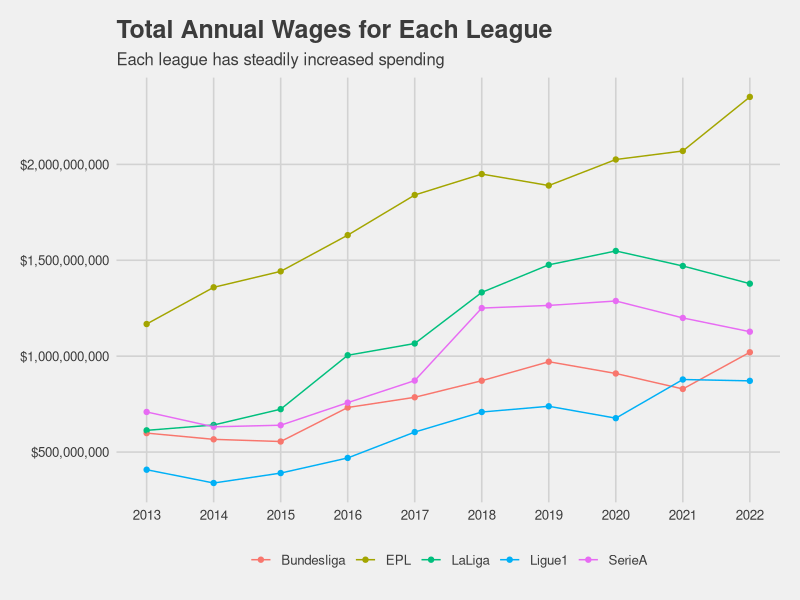

This figure's R source:
## ---- chunk 1
# upload necessary libraries
library(readxl)
library(tidyverse)
library(writexl)
library(stringr)
library(ggthemes)
## ---- chunk 2
# read the excel file as a csv
top5 <- read_excel("Top5Leagues_Payroll.xlsx")
## ---- chunk 3
# select the necessary columns and create a data frame where there is the total money spent of each league across seasons
a <- top5 |>
  select(-c("# Pl", "Weekly Wages", "% Estimated", "Squad (again)")) |>
  mutate(annual = str_extract(`Annual Wages`, "\\$[0-9,]+")) |>
  mutate(annual = as.numeric(gsub("[$,]", "", annual))) |>
  select(-`Annual Wages`) |>
  filter(Season >= 2013) |>
  summarise(.by = c(League, Season), total = sum(annual))
## ---- chunk 4
# plot the graph
a |>
  ggplot(aes(x = Season, y = total, color = League)) +
  geom_point() +
  geom_line() +
  scale_y_continuous(labels = scales::dollar_format()) +
  scale_x_continuous(breaks = seq(2013, 2022, by = 1)) +
  labs(title = "Total Annual Wages for Each League",
       subtitle = "Each league has steadily increased spending",
       color = NULL) +
  theme_fivethirtyeight()
